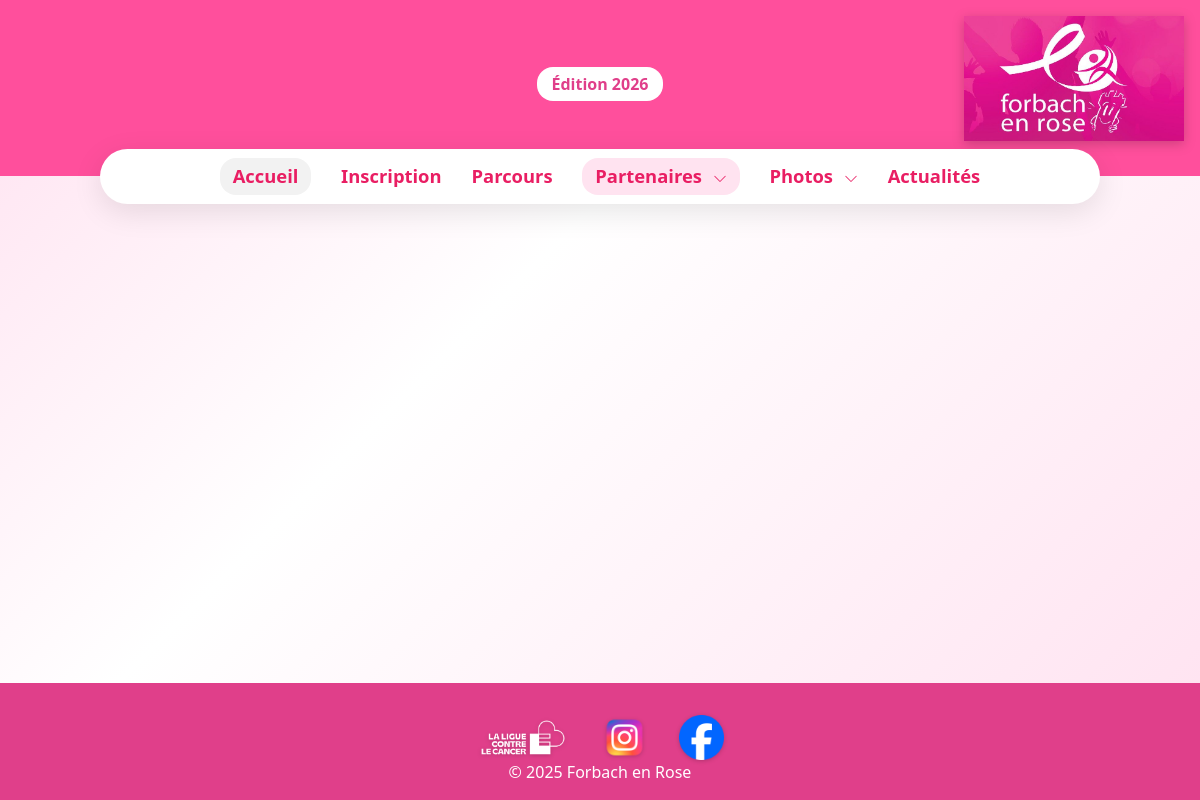
/public/partenaires.php, run on the app's committed database.
### tables this page shows
CREATE TABLE IF NOT EXISTS `setting` (
  `id` int(11) NOT NULL AUTO_INCREMENT,
  `assoconnect_js` longtext DEFAULT NULL,
  `assoconnect_iframe` longtext DEFAULT NULL,
  `title` varchar(50) DEFAULT NULL,
  `title_color` varchar(50) DEFAULT NULL,
  `picture` varchar(50) DEFAULT NULL,
  `footer` varchar(50) DEFAULT NULL,
  `registration_fee` int(10) DEFAULT NULL,
  `titleAccueil` varchar(50) DEFAULT NULL,
  `edition` varchar(50) DEFAULT NULL,
  `link_facebook` varchar(255) DEFAULT NULL,
  `link_instagram` varchar(255) DEFAULT NULL,
  `accueil_active` int(2) NOT NULL DEFAULT 0,
  `date_course` timestamp NULL DEFAULT NULL,
  `picture_accueil` varchar(255) DEFAULT NULL,
  `picture_partner` varchar(255) DEFAULT NULL,
  `picture_gradient` varchar(255) DEFAULT NULL,
  `titleParcours` varchar(255) DEFAULT NULL,
  `parcoursDesc` text DEFAULT NULL,
  `picture_parcours` varchar(255) DEFAULT NULL,
  `div_reglementation` mediumtext DEFAULT NULL,
  `social_networks` int(11) NOT NULL DEFAULT 0,
  `link_cancer` varchar(255) DEFAULT NULL,
  `debogage` int(2) NOT NULL DEFAULT 0,
  PRIMARY KEY (`id`)
);

### public/partenaires.php (the view, shortened to what this page needs)
<?php
require '../config/config.php';
$stmt = $pdo->prepare(
    'SELECT *
       FROM setting
      WHERE id = :id
      LIMIT 1');
$stmt->execute(['id' => 1]);
$data = $stmt->fetch(PDO::FETCH_ASSOC) ?: [];
$picture= $data['picture'] ?? '';
$edition = $data['edition'] ?? '';
$footer= $data['footer'] ?? null;
$link_instagram  = $data['link_instagram'] ?? null;
$link_facebook = $data['link_facebook'] ?? null;
$link_cancer = $data['link_cancer'] ?? null;
?>
<!DOCTYPE html>
<html lang="fr">
<head>
  <link rel="stylesheet" href="../css/forbach-style.css">
  <link rel="stylesheet" href="../css/accueil.css">
  <link rel="stylesheet" href="https://cdn.jsdelivr.net/npm/bootstrap@5.3.2/dist/css/bootstrap.min.css">
</head>
<body>
<?php include '../inc/nav.php'; ?>
<main style="flex:1;">
</main>
 <?php if (!empty($link_facebook) || !empty($link_instagram)) : ?>
  <footer>
    <div class="top-logos-footer">
      <a href="<?= htmlspecialchars($link_cancer, ENT_QUOTES, 'UTF-8'); ?>" target="_blank" aria-label="Ligue contre le Cancer">
        <img src="../files/_logos/ligue-cancer-blanc.png" alt="Ligue contre le cancer">
      </a>
      <?php if (!empty($link_instagram)) : ?>
        <a href="<?= htmlspecialchars($link_instagram, ENT_QUOTES, 'UTF-8'); ?>" target="_blank" aria-label="Instagram">
          <img src="../files/_logos/instagram.png" alt="Instagram">
        </a>
      <?php endif; ?>
      <?php if (!empty($link_facebook)) : ?>
        <a href="<?= htmlspecialchars($link_facebook, ENT_QUOTES, 'UTF-8'); ?>" target="_blank" aria-label="Facebook">
          <img src="../files/_logos/facebook.png" alt="Facebook">
        </a>
      <?php endif; ?>
    </div>
    <?php if (!empty($footer)) : ?>
      <?= htmlspecialchars($footer) ?>
    <?php endif; ?>
  </footer>
<?php endif; ?>
</body>
</html>

### inc/nav.php (shortened to what this page needs)
<section class="hero">
<img src="../files/_pictures/<?= htmlspecialchars($picture) ?>"
    alt="Logo Forbach en Rose" class="logo-top">
<div class="hero-inner">
    <span class="badge-donation"><?= htmlspecialchars($edition) ?></span>
</div>
</section>
<nav class="nav-flottante">
<a href="accueil.php" class="nav-item accueil-style">Accueil</a>
<a href="register.php" class="nav-item">Inscription</a>
<a href="parcours.php" class="nav-item menu-cache">Parcours</a>
<div class="nav-item dropdown menu-cache" style="position: relative;">
    <a href="#" class="nav-link partenaires-toggle" onclick="toggleDropdown(event)">
        Partenaires <svg class="chevron-icon" xmlns="http://www.w3.org/2000/svg" width="14" height="14" fill="#e91e63" viewBox="0 0 16 16"><path fill-rule="evenodd" d="M1.646 5.646a.5.5 0 0 1 .708 0L8 11.293l5.646-5.647a.5.5 0 0 1 .708.708l-6 6a.5.5 0 0 1-.708 0l-6-6a.5.5 0 0 1 0-.708z"/></svg>
    </a>
</div>
<div class="nav-item dropdown menu-cache" style="position: relative;">
    <a href="#" class="nav-link photos-toggle" onclick="togglePhotosDropdown(event)">
        Photos
        <svg class="chevron-icon" xmlns="http://www.w3.org/2000/svg" width="14" height="14" fill="#e91e63" viewBox="0 0 16 16">
        <path fill-rule="evenodd" d="M1.646 5.646a.5.5 0 0 1 .708 0L8 11.293l5.646-5.647a.5.5 0 0 1 .708.708l-6 6a.5.5 0 0 1-.708 0l-6-6a.5.5 0 0 1 0-.708z"/>
        </svg>
    </a>
</div>
<a href="news.php" class="nav-item menu-cache">Actualités</a>
</nav>

### css/forbach-style.css (style rules this page uses)
:root { --rose-500:#ff4f9c; --rose-600:#e03f8a; --bg-grad:linear-gradient(135deg,#ffe1f0 0%,#fff 40%,#ffe1f0 100%); }
body { background:var(--bg-grad);min-height:100vh;display:flex;flex-direction:column; }
main { flex: 1; }
.hero { background:var(--rose-500); color:#fff; padding:4rem 1rem 5rem; position:relative; text-align:center; }
.badge-donation { background:#fff;color:var(--rose-600);border-radius:1rem;padding:.4rem .9rem;font-weight:600; }
.hero-inner { max-width:800px;margin:0 auto; }
.logo-top { position:absolute;top:1rem;right:1rem; max-width:220px;width:27vw; filter:drop-shadow(0 3px 6px rgba(0,0,0,.2)); }
.top-logos-footer { display: flex; justify-content: center; gap: 1rem; padding: 1rem 2rem 0; align-items: center; z-index: 10; }
.top-logos-footer img { height: 45px; filter: drop-shadow(0 1px 2px rgba(0,0,0,0.2)); transition: transform 0.2s ease; }

### css/accueil.css (style rules this page uses)
:root { --rose-500:#ff4f9c; --rose-600:#e03f8a; --bg-grad:linear-gradient(135deg,#ffe1f0 0%,#fff 40%,#ffe1f0 100%); }
body { background:var(--bg-grad);min-height:100vh;display:flex;flex-direction:column; }
.nav-flottante { background: white; border-radius: 3rem; padding: 0.3rem 2rem; margin: -1.7rem auto 2rem; width: calc(100% - 100px); max-width: 1000px; display: flex; flex-wrap: wrap; justify-content: center; align-items: center; box-shadow: 0 8px 30px rgba(0, 0, 0, 0.1); position: relative; transition: gap 0.3s ease; }
.nav-flottante a, .menu-deroulant a { color: #e91e63; font-weight: 700; text-decoration: none; font-size: 1.15rem; white-space: nowrap; margin: 0.25rem 0; text-align: center; }
.nav-flottante a.active, .menu-deroulant a.active { background: #ffe3f0; border-radius: 1rem; padding: 0.3rem 0.8rem; }
.logo-top { position:absolute; top:1rem; right:1rem; max-width:220px; width:27vw; filter:drop-shadow(0 3px 6px rgba(0,0,0,.2)); }
footer { background: var(--rose-600); color: white; text-align: center; padding: 1rem; margin-top: 3rem; }
footer a { color: white; margin: 0 0.5rem; text-decoration: underline; }
.nav-flottante a.accueil-style { background: #f2f2f2; border-radius: 1rem; padding: 0.3rem 0.8rem; color: #e91e63; font-weight: 700; }
.chevron-icon { margin-left: 6px; vertical-align: middle; transition: transform 0.2s ease; }
.nav-link.partenaires-toggle { color: #e91e63; font-weight: 700; text-decoration: none; }

### data on the page
setting: picture (picture), edition "Édition 2026", footer "© 2025 Forbach en Rose"
